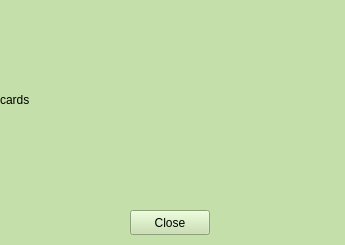
<?xml version="1.0" encoding="UTF-8"?>
<ui version="4.0">
 <class>chanceCommunity</class>
 <widget class="QWidget" name="chanceCommunity">
  <property name="geometry">
   <rect>
    <x>0</x>
    <y>0</y>
    <width>345</width>
    <height>245</height>
   </rect>
  </property>
  <property name="windowTitle">
   <string>chanceCommunity</string>
  </property>
  <property name="styleSheet">
   <string notr="true">background-color:rgb(196, 223, 170);
color:rgb(0, 0, 0)</string>
  </property>
  <widget class="QLabel" name="Cards">
   <property name="geometry">
    <rect>
     <x>0</x>
     <y>0</y>
     <width>345</width>
     <height>200</height>
    </rect>
   </property>
   <property name="text">
    <string>cards</string>
   </property>
  </widget>
  <widget class="QPushButton" name="pushButton">
   <property name="geometry">
    <rect>
     <x>130</x>
     <y>210</y>
     <width>80</width>
     <height>25</height>
    </rect>
   </property>
   <property name="text">
    <string>Close</string>
   </property>
  </widget>
 </widget>
 <resources/>
 <connections/>
</ui>
